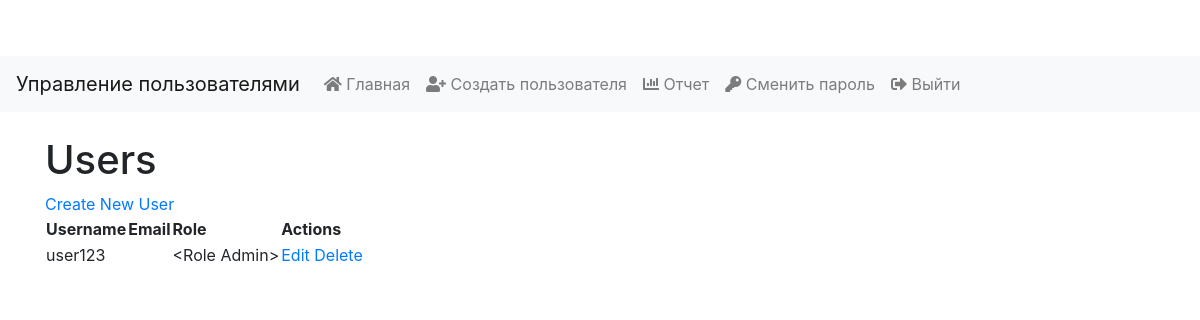
Before: /admin/users (signed in) with the older database file.
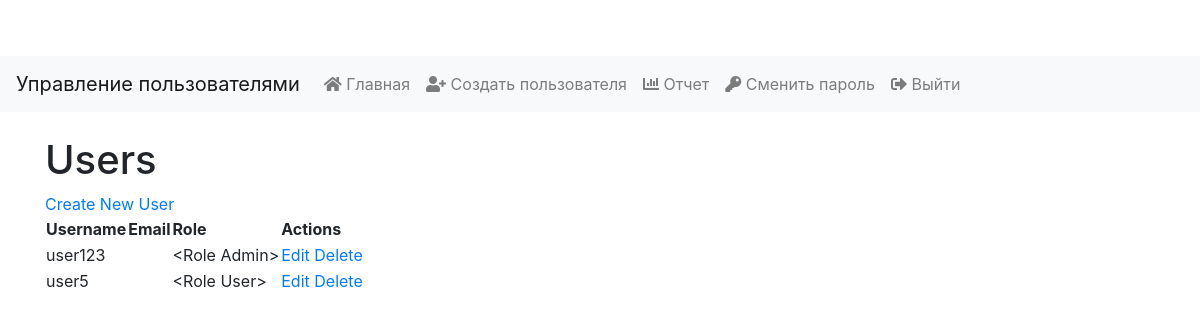
After: the same page with the newer database file.
### models.py (models this page shows, shortened)
class User(UserMixin, db.Model):
    id = db.Column(db.Integer, primary_key=True)
    username = db.Column(db.String(64), unique=True, nullable=False)
    password = db.Column(db.String(128), nullable=False)
    first_name = db.Column(db.String(64))
    last_name = db.Column(db.String(64))
    middle_name = db.Column(db.String(64))
    role_id = db.Column(db.Integer, db.ForeignKey('role.id'), nullable=False)
    role = db.relationship('Role', backref=db.backref('users', lazy=True))
    def has_role(self, role_name):
        return self.role.name == role_name

class Role(db.Model):
    id = db.Column(db.Integer, primary_key=True)
    name = db.Column(db.String(64), unique=True, nullable=False)
    description = db.Column(db.String(255))
    def __repr__(self):
        return f'<Role {self.name}>'

### app.py (the view)
@app.route('/admin/users')
@login_required
@check_rights('Admin')
def user_list():
    users = User.query.all()
    return render_template('user_list.html', users=users)

### app.py (called while the page is built)
@login_manager.user_loader
def load_user(user_id):
    return User.query.get(int(user_id))

@app.before_request
def log_visit():
    if not db.inspect(db.engine).has_table('visit_log'):
        return
    path = request.path
    user_id = current_user.is_authenticated and current_user.id or None
    visit_log = VisitLog(path=path, user_id=user_id)
    db.session.add(visit_log)
    db.session.commit()

### reports/auth.py (called while the page is built)
def check_rights(role):
    def decorator(f):
        @wraps(f)
        def decorated_function(*args, **kwargs):
            if not current_user.is_authenticated or not current_user.has_role(role):
                flash("У вас недостаточно прав для доступа к данной странице.")
                return redirect(url_for('index'))  # Или другая страница
            return f(*args, **kwargs)
        return decorated_function
    return decorator

### templates/user_list.html
{% extends "base.html" %}
{% block content %}
    <h1>Users</h1>
    <a href="{{ url_for('create_user') }}">Create New User</a>
    <table>
        <thead>
            <tr>
                <th>Username</th>
                <th>Email</th>
                <th>Role</th>
                <th>Actions</th>
            </tr>
        </thead>
        <tbody>
            {% for user in users %}
                <tr>
                    <td>{{ user.username }}</td>
                    <td>{{ user.email }}</td>
                    <td>{{ user.role }}</td>
                    <td>
                        <a href="{{ url_for('edit_user', user_id=user.id) }}">Edit</a>
                        <a href="{{ url_for('delete_user', user_id=user.id) }}">Delete</a>
                    </td>
                </tr>
            {% endfor %}
        </tbody>
    </table>
{% endblock %}

### templates/base.html (shortened to what this page needs)
<!DOCTYPE html>
<html lang="ru">
<head>
    <link rel="stylesheet" href="https://stackpath.bootstrapcdn.com/bootstrap/4.5.2/css/bootstrap.min.css">
    <link rel="stylesheet" href="{{ url_for('static', filename='style.css') }}">
    <link rel="stylesheet" href="https://cdnjs.cloudflare.com/ajax/libs/font-awesome/5.15.3/css/all.min.css">
</head>
<body>
    <nav class="navbar navbar-expand-lg navbar-light bg-light">
        <a class="navbar-brand" href="{{ url_for('index') }}">Управление пользователями</a>
        <div class="collapse navbar-collapse" id="navbarNav">
            <ul class="navbar-nav">
                <li class="nav-item">
                    <a class="nav-link" href="{{ url_for('index') }}"><i class="fas fa-home"></i> Главная</a>
                </li>
                {% if current_user.is_authenticated and current_user.has_role('Admin') %}
                    <li class="nav-item">
                        <a class="nav-link" href="{{ url_for('create_user') }}"><i class="fas fa-user-plus"></i> Создать пользователя</a>
                    </li>
                     <li class="nav-item">
                        <a class="nav-link" href="{{ url_for('reports.index') }}"><i class="fas fa-chart-bar"></i> Отчет </a>
                    </li>
                {% endif %}
                {% if current_user.is_authenticated %}
                  <li class="nav-item">
                    <a class="nav-link" href="{{ url_for('change_password') }}"><i class="fas fa-key"></i> Сменить пароль</a>
                  </li>
                  <li class="nav-item">
                    <a class="nav-link" href="{{ url_for('logout') }}"><i class="fas fa-sign-out-alt"></i> Выйти</a>
                  </li>
                {% endif %}
            </ul>
        </div>
    </nav>
    <div class="container mt-4">
        {% block content %}{% endblock %}
    </div>
</body>
</html>

### static/style.css (style rules this page uses)
body { padding-top: 56px; }

Changed rows visible on the page:
added User: username "user5", role "<Role User>"
